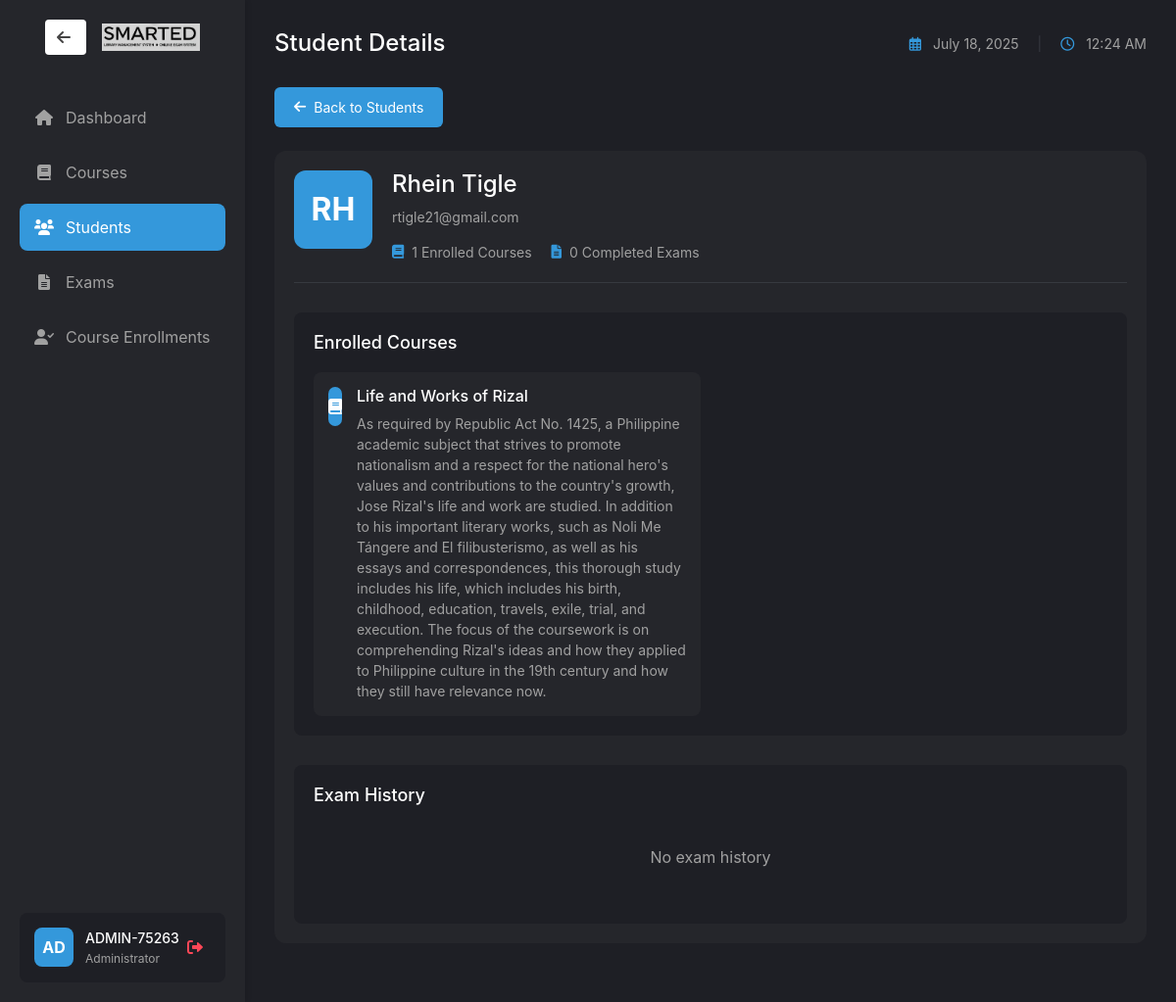
Page /exam/admin/view_student.php?id=2025-0001 (signed in) on the earlier database version.
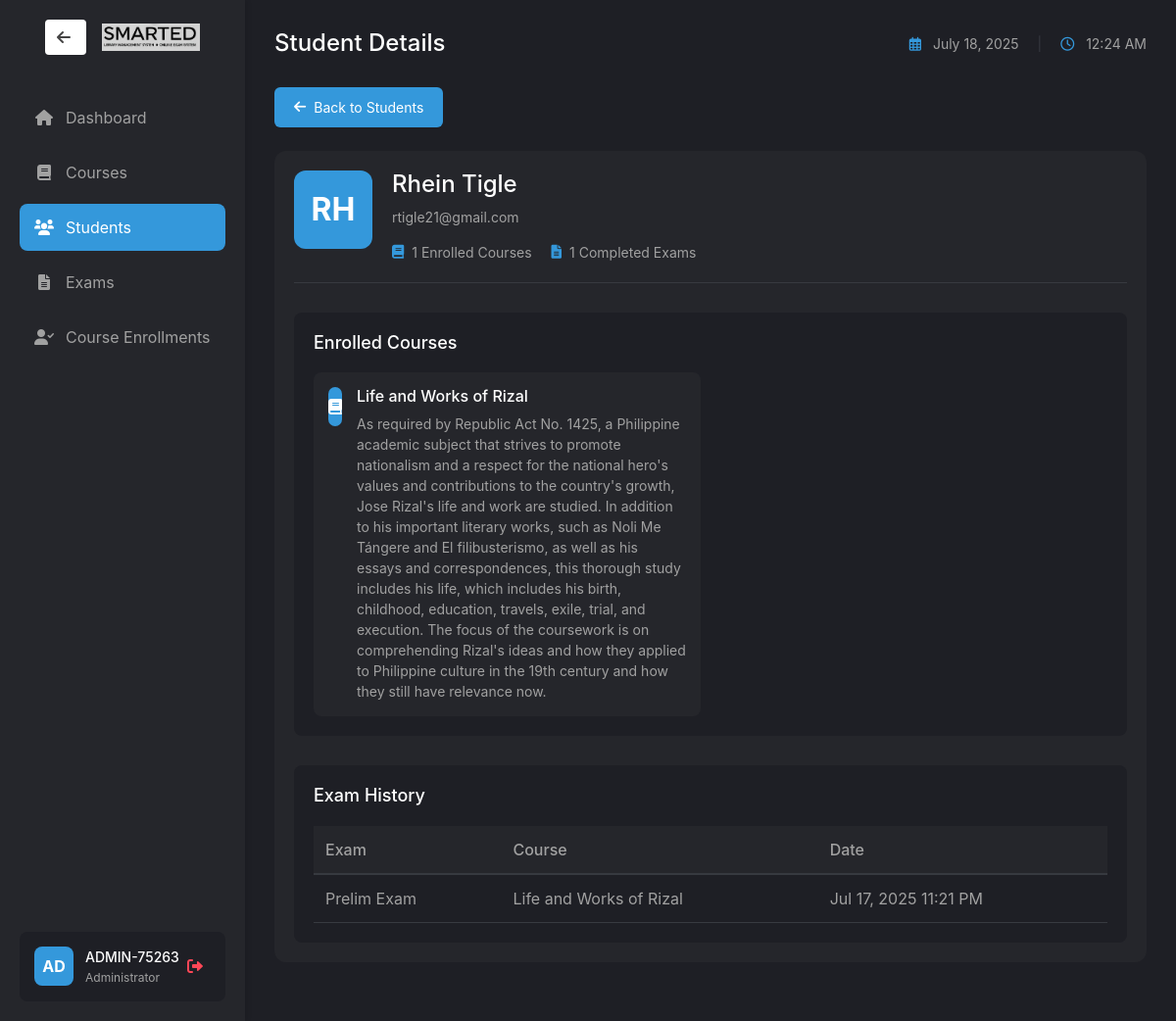
Same page on the later database version.
### tables this page shows
CREATE TABLE `students` (
  `id` int(11) NOT NULL,
  `student_id` varchar(20) DEFAULT NULL,
  `email` varchar(100) DEFAULT NULL,
  `password` varchar(255) DEFAULT NULL,
  `created_at` timestamp NULL DEFAULT current_timestamp(),
  `firstname` varchar(50) DEFAULT NULL,
  `lastname` varchar(50) DEFAULT NULL,
  `birthdate` date DEFAULT NULL,
  `age` int(11) DEFAULT NULL,
  `reset_token` varchar(255) DEFAULT NULL,
  `reset_token_expiry` datetime DEFAULT NULL,
  `address` varchar(255) DEFAULT NULL,
  `phone` varchar(11) DEFAULT NULL,
  `school` varchar(100) DEFAULT NULL,
  `verified` tinyint(1) DEFAULT 0,
  `verification_token` varchar(64) DEFAULT NULL,
  `is_approved` tinyint(1) DEFAULT 0,
  `reset_otp` varchar(10) DEFAULT NULL,
  `reset_otp_expires` datetime DEFAULT NULL
);

CREATE TABLE `courses` (
  `course_id` int(11) NOT NULL,
  `course_name` varchar(255) NOT NULL,
  `description` text DEFAULT NULL,
  `created_at` timestamp NOT NULL DEFAULT current_timestamp()
);

CREATE TABLE `exam_attempts` (
  `attempt_id` int(11) NOT NULL,
  `exam_id` int(11) DEFAULT NULL,
  `student_id` int(11) DEFAULT NULL,
  `start_time` timestamp NULL DEFAULT NULL,
  `end_time` timestamp NULL DEFAULT NULL,
  `score` int(11) DEFAULT NULL,
  `status` enum('viewed','in_progress','finished') DEFAULT 'viewed',
  `created_at` timestamp NOT NULL DEFAULT current_timestamp()
);

CREATE TABLE `exams` (
  `exam_id` int(11) NOT NULL,
  `course_id` int(11) DEFAULT NULL,
  `exam_name` varchar(100) NOT NULL,
  `description` text DEFAULT NULL,
  `duration` int(11) NOT NULL,
  `total_questions` int(11) NOT NULL,
  `passing_score` int(11) NOT NULL,
  `start_date` datetime DEFAULT NULL,
  `end_date` datetime DEFAULT NULL,
  `created_at` timestamp NOT NULL DEFAULT current_timestamp(),
  `min_multiple_choice` int(11) NOT NULL DEFAULT 10,
  `min_true_false` int(11) NOT NULL DEFAULT 10,
  `min_matching` int(11) NOT NULL DEFAULT 10,
  `allowed_types` varchar(100) DEFAULT 'multiple_choice,true_false,matching'
);

### exam/admin/view_student.php (the view, shortened to what this page needs)
<?php
require_once '../../shared/db_connect.php';
$stmt = $pdo->prepare("SELECT * FROM admins WHERE admin_id = ?");
$stmt->execute([$_SESSION['admin_id']]);
$admin = $stmt->fetch(PDO::FETCH_ASSOC);
$student_id = $_GET['id'];
try {
    $stmt = $pdo->prepare("
        SELECT s.*,
               COUNT(DISTINCT e.course_id) as enrolled_courses,
               COUNT(DISTINCT ea.exam_id) as completed_exams
        FROM students s
        LEFT JOIN enrollments e ON s.student_id = e.student_id
        LEFT JOIN exam_attempts ea ON s.student_id = ea.student_id AND ea.status = 'finished'
        WHERE s.student_id = ?
        GROUP BY s.student_id
    ");
    $stmt->execute([$student_id]);
    $student = $stmt->fetch();
    $stmt = $pdo->prepare("
        SELECT c.*
        FROM courses c
        JOIN enrollments e ON c.course_id = e.course_id
        WHERE e.student_id = ?
    ");
    $stmt->execute([$student_id]);
    $enrolled_courses = $stmt->fetchAll();
    $stmt = $pdo->prepare("
        SELECT ea.*, e.exam_name, c.course_name
        FROM exam_attempts ea
        JOIN exams e ON ea.exam_id = e.exam_id
        JOIN courses c ON e.course_id = c.course_id
        WHERE ea.student_id = ?
        ORDER BY ea.start_time DESC
    ");
    $stmt->execute([$student_id]);
    $exam_history = $stmt->fetchAll();
} catch (PDOException $e) {
    $_SESSION['error'] = "Error: " . $e->getMessage();
    header('Location: students.php');
    exit();
}
?>
<!DOCTYPE html>
<html lang="en">
<head>
    <link href="https://cdn.jsdelivr.net/npm/bootstrap@5.1.3/dist/css/bootstrap.min.css" rel="stylesheet">
    <link rel="stylesheet" href="https://cdnjs.cloudflare.com/ajax/libs/font-awesome/6.0.0/css/all.min.css">
    <link rel="stylesheet" href="/finalProject/assets/css/styles.css">
</head>
<body class="dashboard-layout">
    <div class="sidebar">
        <div class="brand-section">
            <a href="../../shared/choose_dashboard.php" class="btn btn-light ms-3" style="background: #fff; color: rgba(66, 65, 65, 0.99); border: none; font-weight: bold; box-shadow: 0 1px 4px rgba(0,0,0,0.05);"><i class="fas fa-arrow-left me-1"></i></a>
            <img src="smarted-letter-only.jpg" alt="SmartED Logo" class=" img-fluid ms-3" style="max-width: 100px;">
        </div>
        <nav class="nav-menu">
            <ul>
                <li class="nav-item">
                    <a href="admin_dashboard.php" class="nav-link">
                        <i class="fas fa-home"></i>
                        <span>Dashboard</span>
                    </a>
                </li>
                <li class="nav-item">
                    <a href="courses.php" class="nav-link">
                        <i class="fas fa-book"></i>
                        <span>Courses</span>
                    </a>
                </li>
                <li class="nav-item">
                    <a href="students.php" class="nav-link active">
                        <i class="fas fa-users"></i>
                        <span>Students</span>
                    </a>
                </li>
                <li class="nav-item">
                    <a href="exams.php" class="nav-link">
                        <i class="fas fa-file-alt"></i>
                        <span>Exams</span>
                    </a>
                </li>
                <li class="nav-item">
                    <a href="approve_students.php" class="nav-link">
                        <i class="fas fa-user-check"></i>
                        <span>Course Enrollments</span>
                    </a>
                </li>
            </ul>
        </nav>
        <div class="admin-section">
            <div class="admin-avatar">AD</div>
            <div class="admin-details">
                <div class="admin-name"><?php echo htmlspecialchars($admin['admin_id']); ?></div>
                <div class="admin-role">Administrator</div>
            </div>
            <a href="../logout.php" class="logout-btn">
                <i class="fas fa-sign-out-alt"></i>
            </a>
        </div>
    </div>
    <div class="main-content">
        <div class="content-header">
            <h1>Student Details</h1>
            <div class="date-time">
                <i class="far fa-calendar-alt"></i>
                <?php echo date('F d, Y'); ?>
                <span class="separator">|</span>
                <i class="far fa-clock"></i>
                <span id="live-time"></span>
            </div>
        </div>
        <div class="action-buttons">
            <a href="students.php" class="btn-back">
                <i class="fas fa-arrow-left"></i> Back to Students
            </a>
        </div><br>
        <div class="dashboard-section">
            <div class="student-profile">
                <div class="profile-header">
                    <div class="student-avatar">
                        <?php echo strtoupper(substr($student['firstname'] . ' ' . $student['lastname'], 0, 2)); ?>
                    </div>
                    <div class="profile-info">
                        <h2><?php echo htmlspecialchars($student['firstname'] . ' ' . $student['lastname']); ?></h2>
                        <p class="student-email"><?php echo htmlspecialchars($student['email']); ?></p>
                        <div class="profile-stats">
                            <div class="stat-item">
                                <i class="fas fa-book"></i>
                                <span><?php echo $student['enrolled_courses']; ?> Enrolled Courses</span>
                            </div>
                            <div class="stat-item">
                                <i class="fas fa-file-alt"></i>
                                <span><?php echo $student['completed_exams']; ?> Completed Exams</span>
                            </div>
                        </div>
                    </div>
                </div>
                <div class="profile-content">
                    <div class="content-section">
                        <h3>Enrolled Courses</h3>
                        <?php if (empty($enrolled_courses)): ?>
                            <p class="empty-state">No courses enrolled</p>
                        <?php else: ?>
                            <div class="courses-grid">
                                <?php foreach ($enrolled_courses as $course): ?>
                                    <div class="course-card">
                                        <div class="course-icon">
                                            <i class="fas fa-book"></i>
                                        </div>
                                        <div class="course-info">
                                            <h4><?php echo htmlspecialchars($course['course_name']); ?></h4>
                                            <p><?php echo htmlspecialchars($course['description']); ?></p>
                                        </div>
                                    </div>
                                <?php endforeach; ?>
                            </div>
                        <?php endif; ?>
                    </div>
                    <div class="content-section">
                        <h3>Exam History</h3>
                        <?php if (empty($exam_history)): ?>
                            <p class="empty-state">No exam history</p>
                        <?php else: ?>
                            <div class="table-responsive">
                                <table class="table">
                                    <thead>
                                        <tr>
                                            <th>Exam</th>
                                            <th>Course</th>
                                            <th>Date</th>
                                        </tr>
                                    </thead>
                                    <tbody>
                                        <?php foreach ($exam_history as $exam): ?>
                                            <tr>
                                                <td><?php echo htmlspecialchars($exam['exam_name']); ?></td>
                                                <td><?php echo htmlspecialchars($exam['course_name']); ?></td>
                                                <td><?php echo date('M d, Y h:i A', strtotime($exam['start_time'])); ?></td>
                                            </tr>
                                        <?php endforeach; ?>
                                    </tbody>
                                </table>
                            </div>
                        <?php endif; ?>
                    </div>
                </div>
            </div>
        </div>
    </div>
</body>
</html>

### exam/assets/css/styles.css (style rules this page uses)
body { background-color: #1e1f25; color: #a1a1a1; font-family: -apple-system, BlinkMacSystemFont, "Segoe UI", Roboto, Helvetica, Arial, sans-serif; margin: 0; padding: 0; }
.dashboard-layout { display: flex; min-height: 100vh; }
.sidebar { width: 250px; background-color: rgb(53, 54, 57); padding: 20px; display: flex; flex-direction: column; box-shadow: 2px 0 5px rgba(0, 0, 0, 0.1); }
.brand-section { display: flex; align-items: center; margin-bottom: 40px; padding: 0 10px; }
.nav-menu { flex: 1; }
.nav-menu ul { list-style: none; padding: 0; margin: 0; }
.nav-item { margin-bottom: 8px; }
.nav-link { display: flex; align-items: center; padding: 12px 15px; color: #a1a1a1; text-decoration: none; border-radius: 8px; transition: all 0.3s ease; }
.nav-link:hover, .nav-link.active { background-color: #3498db; color: white; }
.nav-link i { margin-right: 12px; width: 20px; text-align: center; }
.admin-section { display: flex; align-items: center; padding: 15px; background-color: #1e1f25; border-radius: 8px; margin-top: auto; }
.admin-avatar { width: 40px; height: 40px; background-color: #3498db; border-radius: 8px; display: flex; align-items: center; justify-content: center; color: white; font-weight: bold; margin-right: 12px; }
.admin-details { flex: 1; }
.admin-name { color: white; font-size: 14px; margin-bottom: 2px; font-weight: 500; }
.admin-role { color: #a1a1a1; font-size: 12px; }
.logout-btn { color: #ff4757; text-decoration: none; padding: 8px; border-radius: 6px; transition: all 0.3s ease; }
.main-content { flex: 1; padding: 30px; overflow-y: auto; max-width: 1500px; width: 100%; }
.content-header { display: flex; justify-content: space-between; align-items: center; margin-bottom: 30px; }
.content-header h1 { color: white; font-size: 24px; margin: 0; }
.date-time { color: #a1a1a1; font-size: 14px; }
.date-time i { margin-right: 8px; color: #3498db; }
.separator { margin: 0 15px; color: #373a40; }
.dashboard-section { background-color: rgb(53, 54, 57); border-radius: 12px; padding: 20px; margin-bottom: 30px; }
.table { color: #a1a1a1; margin: 0; }
.table thead th { background-color: #1e1f25; border-bottom: 2px solid #373a40; color: #a1a1a1; font-weight: 500; padding: 12px; }
.table tbody td { padding: 12px; border-bottom: 1px solid #373a40; }
.action-buttons { display: flex; gap: 8px; }

Differences in the rows shown:
now on this page (row edited): exam_attempts: exam.exam_name "Prelim Exam", courses.course_name "Life and Works of Rizal", start_time "Jul 17, 2025 11:21 PM"
Other differences:
$student['completed_exams']: "0" → "1"
text no longer shown: "No exam history"
text now shown: "Exam Course Date"
